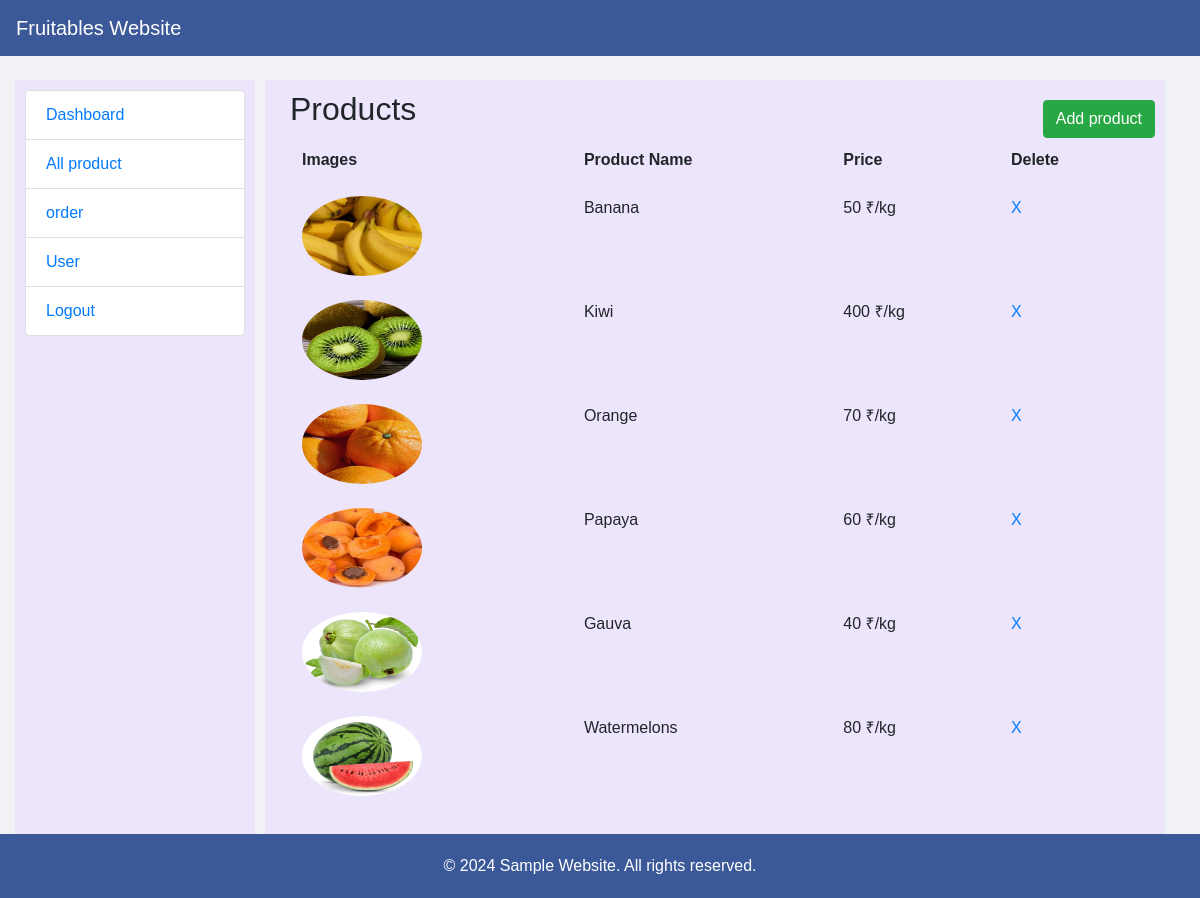
Page /admin/product.php (signed in) on the committed database.
### tables this page shows
CREATE TABLE `product` (
  `id` int(5) NOT NULL,
  `p_name` varchar(30) NOT NULL,
  `p_prize` int(3) NOT NULL,
  `p_desc` varchar(100) NOT NULL,
  `p_img` varchar(200) NOT NULL
);

### admin/product.php (the view, shortened to what this page needs)
<?php
if(isset($_SESSION['user_id'])){
include_once("header.php");
$q = "select * from product";
$result = mysqli_query($con, $q);
?>
<div class="container">
    <a href="add_product.php"><button type="button" class="btn btn-success" style="position: absolute;
       top: 100px; right: 45px;">Add product</button>
    </a>
    <table class="table table-borderless">
      <h2>Products</h2>
    <thead>
      <tr>
        <th>Images</th>
        <th>Product Name</th>
        <th>Price</th>
        <th>Delete</th>
      </tr>
    </thead>
    <tbody>
    <?php
     while ($row = mysqli_fetch_array($result)){
        ?>
      <tr>
        <td><img src="images/<?php echo $row[4]; ?>" class="rounded-circle" alt="Cinque Terre"  height="80px" width="120px"> </td>
        <td><?php echo $row[1]; ?></td>
        <td><?php echo $row[2]; ?> ₹/kg</td>
        <td><a href="delete.php?delete_id=<?php echo $row[0]?>">X</a></td>
      </tr>
      <?php
        }
        ?>
    </tbody>
  </table>
</div>
<?php
include_once("footer.php");
?>
<?php
}
else{
    header('location:login.php');
}
?>

### admin/css/style.css (style rules this page uses)
body { background-color: #f0f2f5; font-family: Arial, sans-serif; }
input[type="submit"], input[type="button"], input[type="reset"], button { background-color: #3b5998; color: white; padding: 15px; border: 2px solid white; }

### rows in the picture
product: p_img (picture), p_name "Banana", p_prize "50"
product: p_img (picture), p_name "Kiwi", p_prize "400"
product: p_img (picture), p_name "Orange", p_prize "70"
product: p_img (picture), p_name "Papaya", p_prize "60"
product: p_img (picture), p_name "Gauva", p_prize "40"
product: p_img (picture), p_name "Watermelons", p_prize "80"
